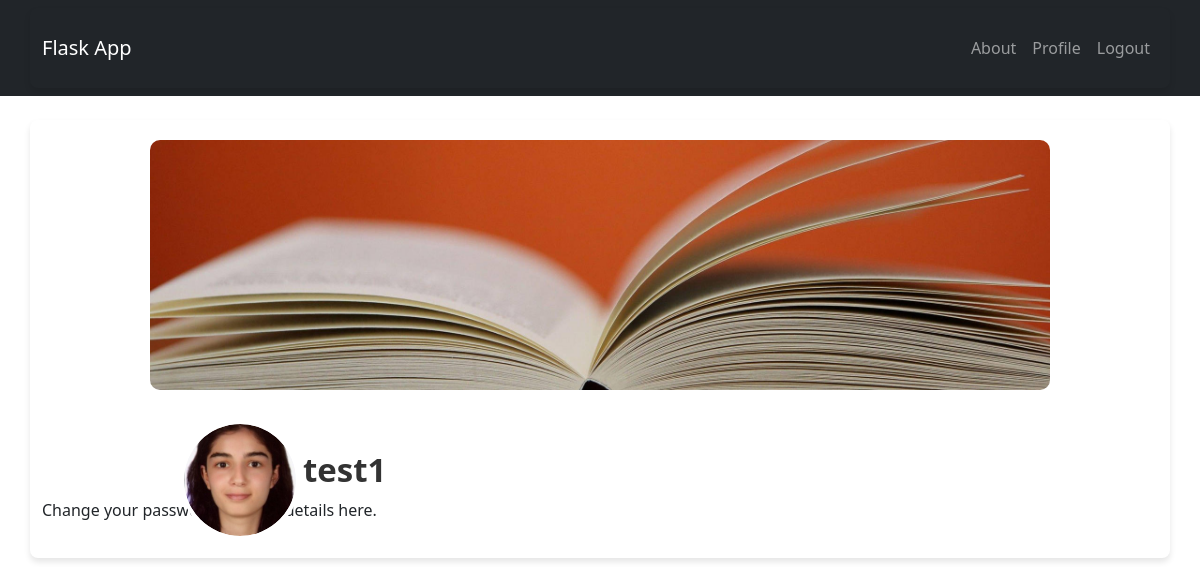
The app's page /profile (signed in), older data.
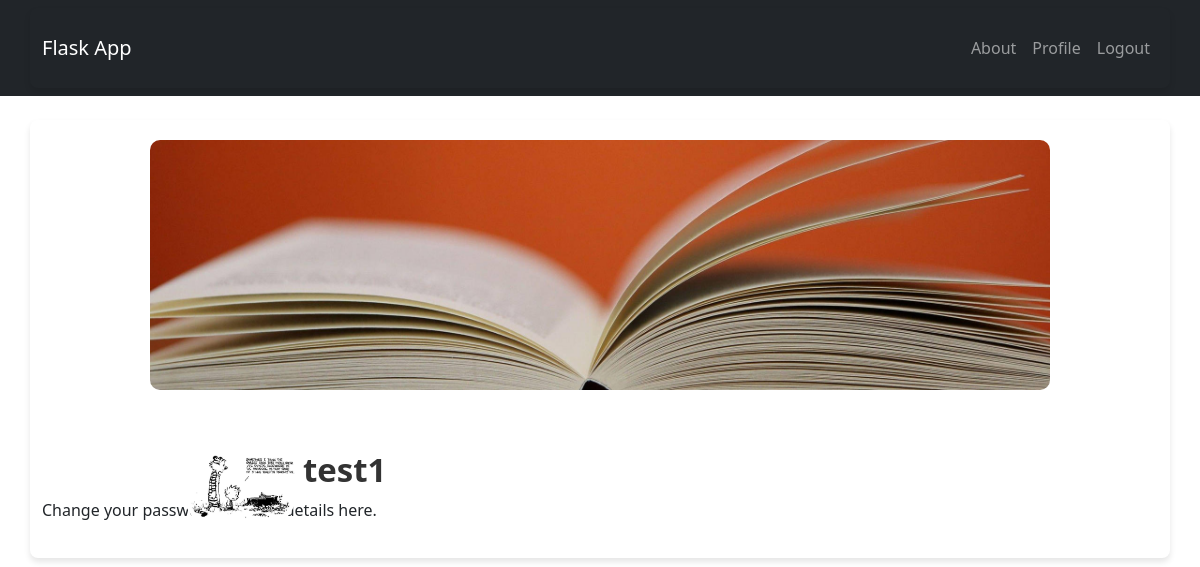
The same page, newer data.
### app.py (models this page shows, shortened)
class User(UserMixin, db.Model):
    id = db.Column(db.Integer, primary_key=True)
    username = db.Column(db.String(150), unique=True, nullable=False)
    password_hash = db.Column(db.String(128), nullable=False)  # Store hashed password
    profile_image = db.Column(db.String(150), default='static/uploads/default_profile.jpg')
    wallpaper_image = db.Column(db.String(150), default='static/uploads/default_wallpaper.jpg')

### app.py (the view)
@app.route('/profile', methods=['GET', 'POST'])
@login_required
def profile():
    username = current_user.username
    return render_template('profile.html', user=current_user)

### app.py (called while the page is built)
@login_manager.user_loader
def load_user(user_id):
    return User.query.get(int(user_id))

### templates/profile.html (shortened to what this page needs)
{% extends "base.html" %}
{% block content %}
    <div class="profile-container">
        <div class="banner">
            <img class="banner-img" src="{{ current_user.wallpaper_image }}" alt="Wallpaper">
        </div>
        <form id="upload-form" method="POST" enctype="multipart/form-data" action="{{ url_for('upload_profile_pic') }}">
            <div class="profile-pic-container" onclick="document.getElementById('profile-pic-input').click();">
                <img id="profile-pic" src="{{ current_user.profile_image }}" alt="Profile Picture">
            </div>
        </form>
        <h2 class="username">{{ current_user.username }}</h2>
    </div>
    <p>Change your password or other details here.</p>
{% endblock %}

### templates/base.html (shortened to what this page needs)
<!DOCTYPE html>
<html lang="en">
<head>
    <link rel="stylesheet" type="text/css" href="{{ url_for('static', filename='css/style.css') }}">
    <link rel="stylesheet" href="https://cdn.jsdelivr.net/npm/bootstrap@5.3.0/dist/css/bootstrap.min.css">
    <link rel="stylesheet" href="https://cdn.jsdelivr.net/npm/bootstrap@5.3.0/dist/css/bootstrap.min.css">
</head>
<body>
    <nav class="navbar navbar-expand-lg navbar-dark bg-dark">
        <div class="container">
            <a class="navbar-brand" href="{{ url_for('home') }}">Flask App</a>
            <div class="collapse navbar-collapse" id="navbarNav">
                <ul class="navbar-nav ms-auto">
                    <li class="nav-item">
                        <a class="nav-link btn btn-outline-light" href="{{ url_for('about') }}">About</a>
                    </li>
                    {% if current_user.is_authenticated %}
                        <li class="nav-item">
                            <a class="nav-link btn btn-outline-light" href="{{ url_for('profile') }}">Profile</a>
                        </li>
                        <li class="nav-item">
                            <a class="nav-link btn btn-outline-light" href="{{ url_for('logout') }}">Logout</a>
                        </li>
                    {% endif %}
                </ul>
            </div>
        </div>
    </nav>
    <div class="container mt-4">
        {% block content %}{% endblock %}
    </div>
</body>
</html>

### static/css/style.css (style rules this page uses)
body { background-color: #f8f9fa; font-family: Arial, sans-serif; }
.container { max-width: 600px; padding: 20px; border-radius: 8px; box-shadow: 0px 4px 6px rgba(0, 0, 0, 0.1); }
h2 { text-align: center; }
.profile-container { position: relative; width: 100%; max-width: 900px; margin: 0 auto; text-align: center; }
.banner { width: 100%; height: 250px; position: relative; overflow: hidden; border-radius: 10px; }
.banner-img { width: 100%; height: 100%; object-fit: cover; }
.profile-pic-container { position: absolute; bottom: -50px; left: 30px; width: 120px; height: 120px; border-radius: 50%; overflow: hidden; border: 4px solid white; background: white; }
.profile-pic-container img { width: 100%; height: 100%; object-fit: cover; border-radius: 50%; }
.username { margin-top: 60px; font-size: 33px; font-weight: bold; color: #333; position: relative; text-align: left; padding-left: 17%; }

Row changes from the older to the newer data that the page shows:
changed User "test1": profile_image: a different picture
